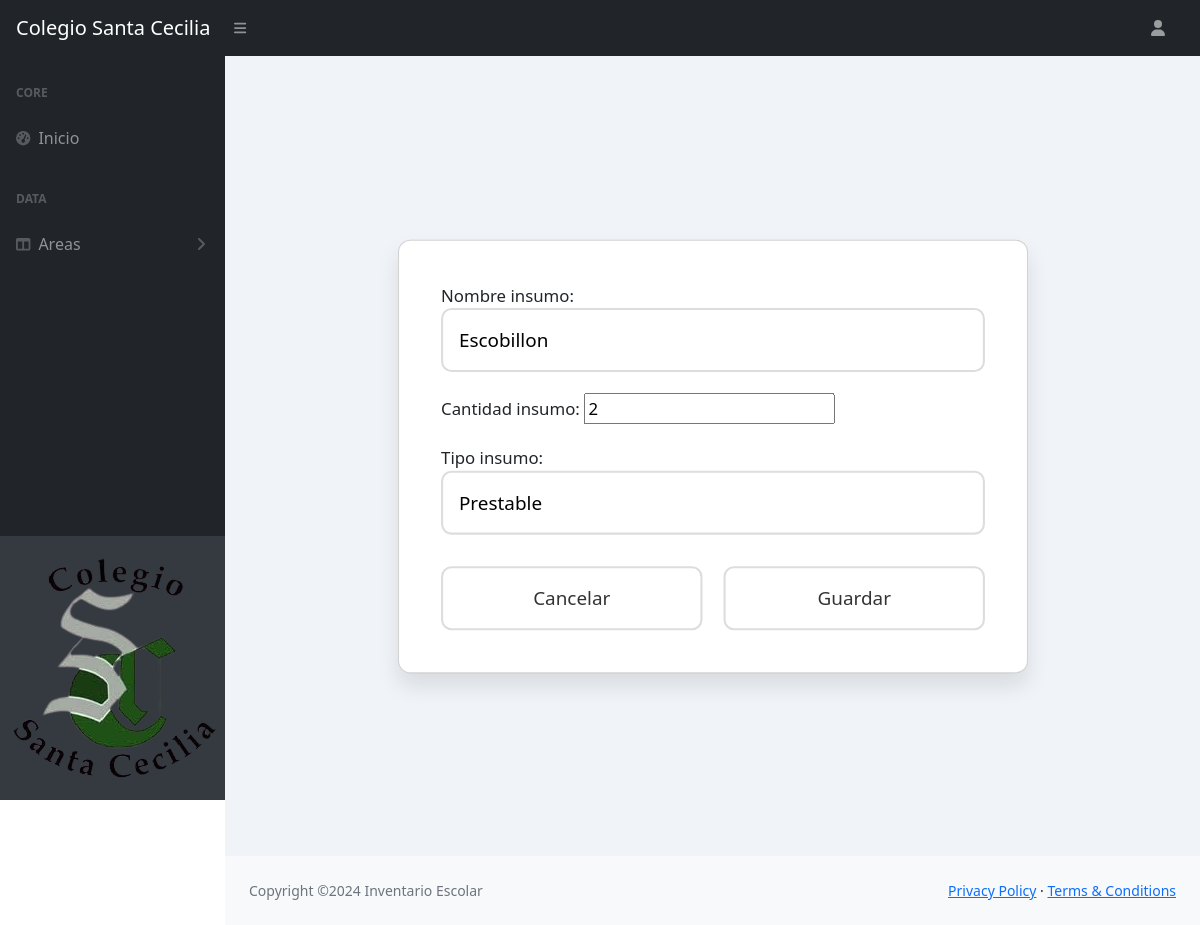
Screenshot of /modificarA/9/ with the database file from the repository.
### Core/models.py (models this page shows, shortened)
class Aseo(models.Model):
    id_insumo = models.AutoField(primary_key=True)
    nombre_insumo = models.CharField(max_length=255)
    cantidad_insumo = models.IntegerField()
    tipo_insumo = models.CharField(max_length=255)

### Core/views.py (the view, shortened to what this page needs)
# urls.py: path('modificarA/<int:id>/',modificarA,name='modificarA'),
def modificarA(request, id):
    producto = get_object_or_404(Aseo, id_insumo=id)
    data = {'form': AseoForm(instance=producto)}
    return render(request, 'Core/crud/Aseo/modificarA.html', data)

### Core/forms.py
class AseoForm(forms.ModelForm):
    class Meta:
        model=Aseo
        fields='__all__'

### Core/templates/Core/crud/Aseo/modificarA.html (shortened to what this page needs)
{% extends 'Core/index.html' %}
{% load static %}
{% block contenido %}
<section class="slots">
    <div class="card">
        <div class="card-body">
            <form action="" method="post" enctype="multipart/form-data" class="form-centered">
                {{ form }}
                <div class="button-group">
                    <input type="reset" value="Cancelar" class="btn btn-secondary">
                    <input type="submit" value="Guardar" class="btn btn-primary">
                </div>
            </form>
        </div>
    </div>
</section>
{% endblock %}

### Core/templates/Core/crud/Aseo/modificarA.html (style rules this page uses)
.slots { display: flex; justify-content: center; align-items: center; min-height: 100vh; background-color: #f0f4f8; padding: 30px; }
.card { width: 100%; max-width: 600px; border-radius: 12px; background-color: #ffffff; box-shadow: 0 12px 20px rgba(0, 0, 0, 0.1); padding: 40px; box-sizing: border-box; transform: scale(1.05); transition: transform 0.3s ease; }
.card-body { padding: 0; }
.form-centered { display: flex; flex-direction: column; gap: 20px; }
input[type="reset"], input[type="submit"] { padding: 15px 30px; font-size: 18px; border-radius: 10px; border: 2px solid #ddd; background-color: #ffffff; color: #333; cursor: pointer; transition: background-color 0.3s ease, transform 0.2s ease; width: 100%; margin-top: 10px; }
.btn-secondary { background-color: #6c757d; color: #ffffff; font-size: 18px; }
.btn-primary { background-color: #007bff; color: #ffffff; font-size: 18px; }
.button-group { display: flex; gap: 20px; justify-content: space-between; }
input[type="text"], input[type="email"], input[type="password"], select, textarea { padding: 15px; font-size: 18px; border-radius: 10px; border: 2px solid #ddd; width: 100%; }
form { display: flex; flex-direction: column; gap: 25px; }

### rows the page displays
Aseo: nombre_insumo "Escobillon", cantidad_insumo "2", tipo_insumo "Prestable"
